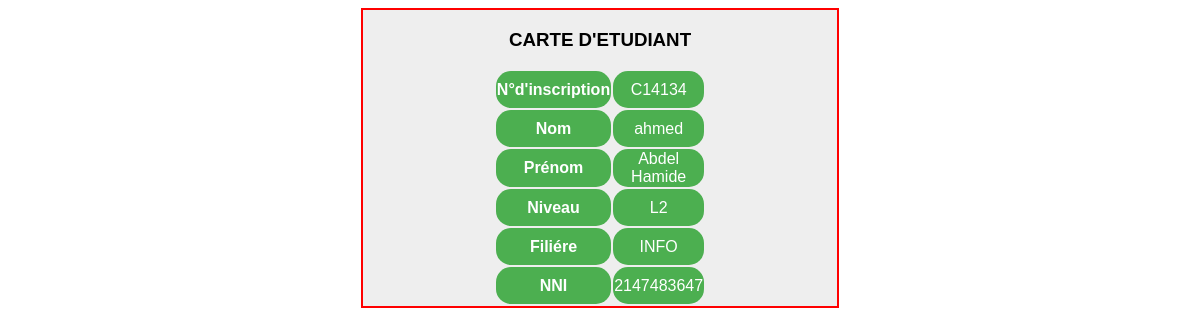
/projetdf/p.php?nom=C14134, run on the app's committed database.
### tables this page shows
CREATE TABLE `etudiant` (
  `id` int(20) NOT NULL,
  `numero` varchar(20) NOT NULL,
  `nom` text NOT NULL,
  `prenom` text NOT NULL,
  `date` date NOT NULL,
  `lieu` text NOT NULL,
  `nation` text NOT NULL,
  `sexe` text NOT NULL,
  `nni` int(20) NOT NULL,
  `niveau` varchar(10) NOT NULL,
  `gr` varchar(10) NOT NULL,
  `filiere` text NOT NULL
);

### projetdf/p.php (the view, shortened to what this page needs)
<!DOCTYPE html>
<html>
<head>
<link rel="stylesheet" type="text/css" href="emp.css">
</head>
<body onload="window.print()">
<?php
$con=mysqli_connect("localhost","root","","projet");
$valeur=$_GET['nom'];
$sql= "select numero,nom,prenom,niveau,filiere,nni from etudiant where numero ='$valeur'";
$resultat = mysqli_query($con,$sql);
if(mysqli_num_rows($resultat)>0){
while($lign=mysqli_fetch_row($resultat)){
	echo"<div class='i'>";
	echo "<from  method='POST' action='impression.php'> ";
	echo "<h3>"."CARTE D'ETUDIANT"."</h3>";
echo "<table>";
echo "<tr>";
echo "<th>"."N°d'inscription"."</th>";
echo"<td>". $lign[0]."</td>";
echo "</tr>";
echo "<tr>";
echo "<th>"."Nom"."</th>";
echo "<td>".$lign[1]."</td>";
echo "</tr>";
echo "<tr>";
echo "<th>"."Prénom"."</th>";
echo "<td>".$lign[2]."</td>";
echo "</tr>";
echo "<tr>";
echo "<th>"."Niveau"."</th>";
echo "<td>".$lign[3]."</td>";
echo "</tr>";
echo "<tr>";
echo "<th>"."Filiére"."</th>";
echo"<td>". $lign[4]."</td>";
echo "</tr>";
echo "<tr>";
echo "<th>"."NNI"."</th>";
echo"<td>". $lign[5]."</td>";
echo "</tr>";
}
} else
{
echo  "aucun enregistrements";
}
echo "</table>";
echo "</from> ";
?>
</body>
</html>

### projetdf/emp.css (style rules this page uses)
table tr { background-color:#4CAF50; color:white; border-radius:8px; }
table { width:40%; margin:auto; }
tr { text-align:center; }
body { font-family: Arial; background-color:white; }
h3 { text-align:center; }
th { border-radius:15px; height:35px; }
td { border-radius:15px; }
table { border:none; }

### projetdf/p.php (style rules this page uses)
.i { background-color:#eee; border:2px solid red; width:40%; margin:auto; }

### data on the page
etudiant: numero "C14134", nom "ahmed", prenom "Abdel Hamide", niveau "L2", filiere "INFO", nni "2147483647"
